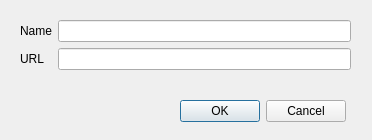
<?xml version="1.0" encoding="UTF-8"?>
<ui version="4.0">
 <class>p_dialog</class>
 <widget class="QDialog" name="p_dialog">
  <property name="geometry">
   <rect>
    <x>0</x>
    <y>0</y>
    <width>372</width>
    <height>140</height>
   </rect>
  </property>
  <property name="windowTitle">
   <string>Dialog</string>
  </property>
  <widget class="QWidget" name="formLayoutWidget">
   <property name="geometry">
    <rect>
     <x>20</x>
     <y>20</y>
     <width>331</width>
     <height>61</height>
    </rect>
   </property>
   <layout class="QFormLayout" name="formLayout">
    <item row="0" column="0">
     <widget class="QLabel" name="label">
      <property name="text">
       <string>Name</string>
      </property>
     </widget>
    </item>
    <item row="1" column="0">
     <widget class="QLabel" name="label_2">
      <property name="text">
       <string>URL</string>
      </property>
     </widget>
    </item>
    <item row="0" column="1">
     <widget class="QLineEdit" name="name_edit"/>
    </item>
    <item row="1" column="1">
     <widget class="QLineEdit" name="url_edit"/>
    </item>
   </layout>
  </widget>
  <widget class="QDialogButtonBox" name="buttonBox">
   <property name="geometry">
    <rect>
     <x>50</x>
     <y>100</y>
     <width>296</width>
     <height>23</height>
    </rect>
   </property>
   <property name="orientation">
    <enum>Qt::Horizontal</enum>
   </property>
   <property name="standardButtons">
    <set>QDialogButtonBox::Cancel|QDialogButtonBox::Ok</set>
   </property>
  </widget>
 </widget>
 <resources/>
 <connections>
  <connection>
   <sender>buttonBox</sender>
   <signal>accepted()</signal>
   <receiver>p_dialog</receiver>
   <slot>accept()</slot>
   <hints>
    <hint type="sourcelabel">
     <x>248</x>
     <y>254</y>
    </hint>
    <hint type="destinationlabel">
     <x>157</x>
     <y>274</y>
    </hint>
   </hints>
  </connection>
  <connection>
   <sender>buttonBox</sender>
   <signal>rejected()</signal>
   <receiver>p_dialog</receiver>
   <slot>reject()</slot>
   <hints>
    <hint type="sourcelabel">
     <x>316</x>
     <y>260</y>
    </hint>
    <hint type="destinationlabel">
     <x>286</x>
     <y>274</y>
    </hint>
   </hints>
  </connection>
 </connections>
</ui>
